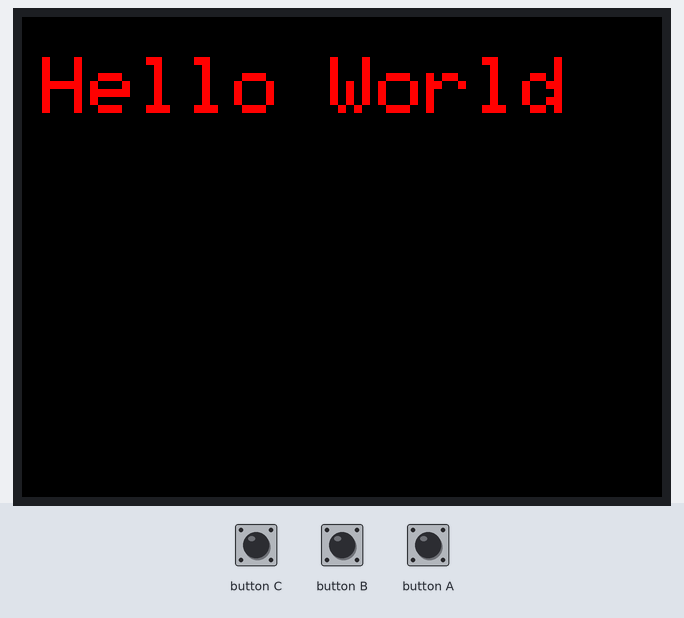
A sketch run on a simulated ESP32. Parts: 320×240 colour display.

Above: at 0.3 s.

The sketch:

text_color_size.ino
```cpp
#include <M5Unified.h>

void setup() {

  auto cfg = M5.config();
  M5.begin(cfg);

  // Achtergrond kleur van het screen aanpassen
  M5.Display.fillScreen(BLACK);

  // Textkleur instellen
  M5.Display.setTextColor(RED, BLACK);

  // TextGrootte instellen
  M5.Display.setTextSize(4);

  //Text op het scherm zetten
  M5.Display.setCursor(10,20);
  M5.Display.print("Hello World");

}

void loop() {
  M5.update();

}
```
